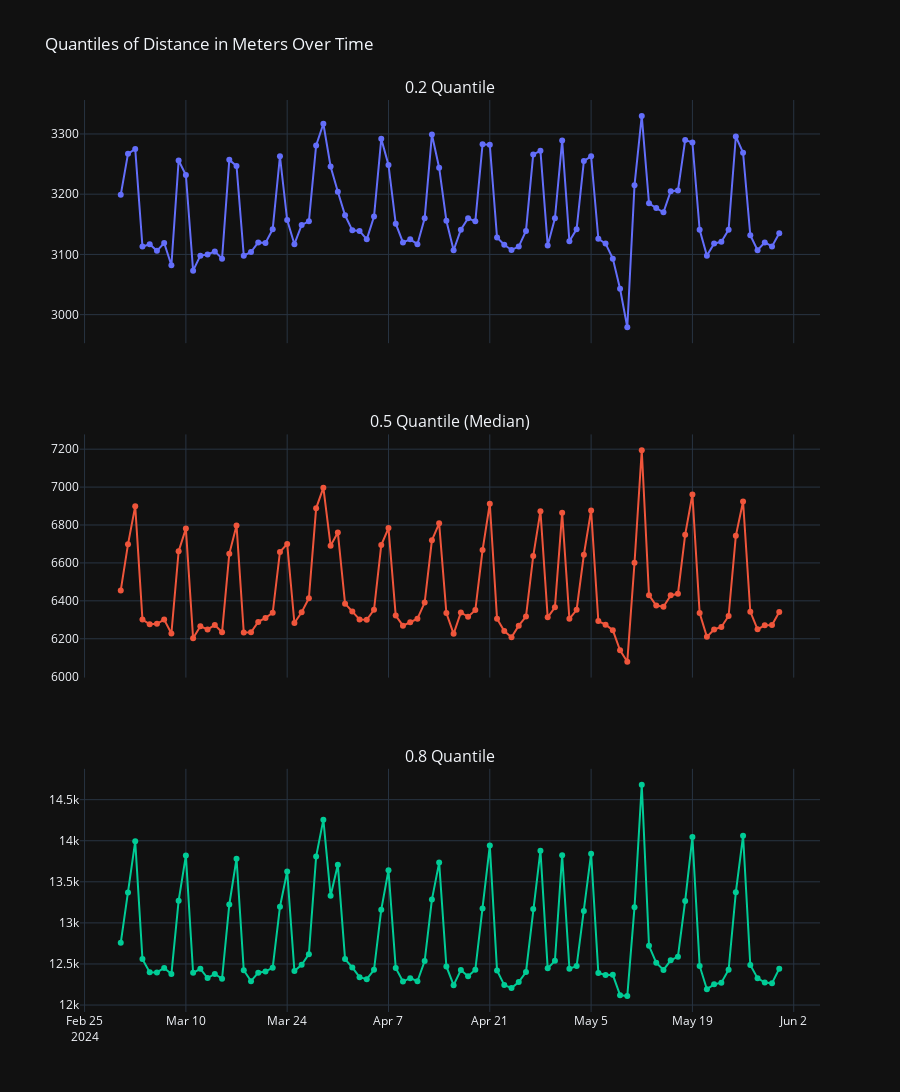

Here is the notebook cell this chart was saved with:
### Code cell
def q20(x):
    return x.quantile(0.2)
def q50(x):
    return x.quantile(0.5)
def q80(x):
    return x.quantile(0.8)

quantile_df = df_rides.groupby(['created_date_order_part']).agg(distance_in_meters_q02=('distance_in_meters', q20),
                                                                distance_in_meters_q05=('distance_in_meters', q50), 
                                                                distance_in_meters_q08=('distance_in_meters', q80)).reset_index()

quantile_df['created_date_order_part'] = pd.to_datetime(quantile_df['created_date_order_part'])
quantile_df['day_of_week'] = quantile_df['created_date_order_part'].dt.day_name()
quantile_df['created_date_order_part'] = quantile_df['created_date_order_part'].dt.date

fig = make_subplots(rows=3, cols=1, shared_xaxes=True, vertical_spacing=0.1,
                    subplot_titles=("0.2 Quantile", "0.5 Quantile (Median)", "0.8 Quantile"))

fig.add_trace(
    go.Scatter(x=quantile_df['created_date_order_part'], 
               y=quantile_df['distance_in_meters_q02'], 
               mode='lines+markers',
               name='0.2 Quantile',
               customdata=quantile_df[['created_date_order_part', 'distance_in_meters_q02', 'day_of_week']],
               hovertemplate='Date: %{customdata[0]}<br>Day of the week: %{customdata[2]}<br>Distance: %{customdata[1]} meters<extra></extra>'),
    row=1, col=1
)

fig.add_trace(
    go.Scatter(x=quantile_df['created_date_order_part'], 
               y=quantile_df['distance_in_meters_q05'], 
               mode='lines+markers',
               name='0.5 Quantile (Median)',
               customdata=quantile_df[['created_date_order_part', 'distance_in_meters_q05', 'day_of_week']],
               hovertemplate='Date: %{customdata[0]}<br>Day of the week: %{customdata[2]}<br>Distance: %{customdata[1]} meters<extra></extra>'),
    row=2, col=1
)

fig.add_trace(
    go.Scatter(x=quantile_df['created_date_order_part'], 
               y=quantile_df['distance_in_meters_q08'], 
               mode='lines+markers',
               name='0.8 Quantile',
               customdata=quantile_df[['created_date_order_part', 'distance_in_meters_q08', 'day_of_week']],
               hovertemplate='Date: %{customdata[0]}<br>Day of the week: %{customdata[2]}<br>Distance: %{customdata[1]} meters<extra></extra>'),
    row=3, col=1
)

fig.update_layout(height=1200, width=900, title_text="Quantiles of Distance in Meters Over Time", hoversubplots="axis", hovermode="x", showlegend=False)
fig.show()
fig.write_image(path+"/images/fig5.svg")

### Figure 1 — Plotly figure (JSON) as saved in the notebook; plotly's stock layout.template omitted (floating-point values rounded to 4 significant figures; data arrays with more than 128 entries replaced by an {"elided": "..."} marker saying what was removed)
{"data": [{"customdata": {"elided": "92x3 mixed values"}, "hovertemplate": "Date: %{customdata[0]}<br>Day of the week: %{customdata[2]}<br>Distance: %{customdata[1]} meters<extra></extra>", "mode": "lines+markers", "name": "0.2 Quantile", "x": ["2024-03-01", "2024-03-02", "2024-03-03", "2024-03-04", "2024-03-05", "2024-03-06", "2024-03-07", "2024-03-08", "2024-03-09", "2024-03-10", "2024-03-11", "2024-03-12", "2024-03-13", "2024-03-14", "2024-03-15", "2024-03-16", "2024-03-17", "2024-03-18", "2024-03-19", "2024-03-20", "2024-03-21", "2024-03-22", "2024-03-23", "2024-03-24", "2024-03-25", "2024-03-26", "2024-03-27", "2024-03-28", "2024-03-29", "2024-03-30", "2024-03-31", "2024-04-01", "2024-04-02", "2024-04-03", "2024-04-04", "2024-04-05", "2024-04-06", "2024-04-07", "2024-04-08", "2024-04-09", "2024-04-10", "2024-04-11", "2024-04-12", "2024-04-13", "2024-04-14", "2024-04-15", "2024-04-16", "2024-04-17", "2024-04-18", "2024-04-19", "2024-04-20", "2024-04-21", "2024-04-22", "2024-04-23", "2024-04-24", "2024-04-25", "2024-04-26", "2024-04-27", "2024-04-28", "2024-04-29", "2024-04-30", "2024-05-01", "2024-05-02", "2024-05-03", "2024-05-04", "2024-05-05", "2024-05-06", "2024-05-07", "2024-05-08", "2024-05-09", "2024-05-10", "2024-05-11", "2024-05-12", "2024-05-13", "2024-05-14", "2024-05-15", "2024-05-16", "2024-05-17", "2024-05-18", "2024-05-19", "2024-05-20", "2024-05-21", "2024-05-22", "2024-05-23", "2024-05-24", "2024-05-25", "2024-05-26", "2024-05-27", "2024-05-28", "2024-05-29", "2024-05-30", "2024-05-31"], "y": [3199.0, 3267.0, 3275.0, 3113.0, 3117.0, 3106.0, 3119.0, 3082.0, 3256.0, 3232.0, 3073.0, 3098.0, 3100.0, 3105.0, 3093.0, 3257.0, 3247.0, 3098.0, 3104.0, 3120.0, 3119.0, 3142.0, 3263.0, 3157.0, 3117.0, 3149.0, 3155.0, 3281.0, 3317.0, 3246.0, 3204.0, 3165.0, 3140.0, 3139.0, 3125.0, 3163.0, 3292.0, 3249.0, 3151.0, 3120.0, 3125.0, 3117.0, 3160.0, 3299.0, 3244.0, 3156.0, 3107.0, 3141.0, 3160.0, 3155.0, 3283.0, 3282.0, 3128.0, 3116.0, 3107.0, 3113.0, 3139.0, 3266.0, 3272.0, 3115.0, 3160.0, 3289.0, 3122.0, 3142.0, 3255.0, 3263.0, 3126.0, 3118.0, 3093.0, 3043.0, 2979.0, 3215.0, 3330.0, 3185.0, 3177.0, 3170.0, 3205.0, 3206.0, 3290.0, 3286.0, 3141.0, 3098.0, 3118.0, 3121.0, 3141.0, 3296.0, 3269.0, 3132.0, 3107.0, 3120.0, 3113.0, 3135.0], "type": "scatter", "xaxis": "x", "yaxis": "y"}, {"customdata": {"elided": "92x3 mixed values"}, "hovertemplate": "Date: %{customdata[0]}<br>Day of the week: %{customdata[2]}<br>Distance: %{customdata[1]} meters<extra></extra>", "mode": "lines+markers", "name": "0.5 Quantile (Median)", "x": ["2024-03-01", "2024-03-02", "2024-03-03", "2024-03-04", "2024-03-05", "2024-03-06", "2024-03-07", "2024-03-08", "2024-03-09", "2024-03-10", "2024-03-11", "2024-03-12", "2024-03-13", "2024-03-14", "2024-03-15", "2024-03-16", "2024-03-17", "2024-03-18", "2024-03-19", "2024-03-20", "2024-03-21", "2024-03-22", "2024-03-23", "2024-03-24", "2024-03-25", "2024-03-26", "2024-03-27", "2024-03-28", "2024-03-29", "2024-03-30", "2024-03-31", "2024-04-01", "2024-04-02", "2024-04-03", "2024-04-04", "2024-04-05", "2024-04-06", "2024-04-07", "2024-04-08", "2024-04-09", "2024-04-10", "2024-04-11", "2024-04-12", "2024-04-13", "2024-04-14", "2024-04-15", "2024-04-16", "2024-04-17", "2024-04-18", "2024-04-19", "2024-04-20", "2024-04-21", "2024-04-22", "2024-04-23", "2024-04-24", "2024-04-25", "2024-04-26", "2024-04-27", "2024-04-28", "2024-04-29", "2024-04-30", "2024-05-01", "2024-05-02", "2024-05-03", "2024-05-04", "2024-05-05", "2024-05-06", "2024-05-07", "2024-05-08", "2024-05-09", "2024-05-10", "2024-05-11", "2024-05-12", "2024-05-13", "2024-05-14", "2024-05-15", "2024-05-16", "2024-05-17", "2024-05-18", "2024-05-19", "2024-05-20", "2024-05-21", "2024-05-22", "2024-05-23", "2024-05-24", "2024-05-25", "2024-05-26", "2024-05-27", "2024-05-28", "2024-05-29", "2024-05-30", "2024-05-31"], "y": [6455.0, 6698.0, 6900.0, 6301.0, 6276.0, 6279.0, 6301.0, 6228.0, 6662.0, 6781.0, 6203.0, 6266.0, 6249.0, 6272.0, 6234.0, 6648.0, 6798.0, 6233.0, 6234.0, 6289.0, 6310.0, 6337.0, 6658.0, 6700.0, 6283.0, 6340.0, 6414.0, 6888.0, 6997.0, 6691.0, 6760.0, 6385.0, 6344.0, 6301.0, 6300.0, 6353.0, 6694.0, 6784.0, 6322.0, 6269.0, 6287.0, 6306.0, 6391.0, 6719.0, 6809.0, 6336.0, 6226.0, 6339.0, 6316.0, 6351.0, 6668.0, 6912.0, 6306.0, 6241.0, 6208.0, 6269.0, 6317.0, 6636.0, 6873.0, 6313.0, 6366.0, 6864.0, 6305.0, 6353.0, 6643.0, 6877.0, 6293.0, 6274.0, 6245.0, 6139.0, 6079.0, 6601.0, 7194.0, 6430.0, 6375.0, 6369.0, 6429.0, 6437.0, 6749.0, 6961.0, 6336.0, 6210.0, 6249.0, 6262.0, 6320.0, 6743.0, 6924.0, 6343.0, 6250.0, 6271.0, 6272.0, 6341.0], "type": "scatter", "xaxis": "x2", "yaxis": "y2"}, {"customdata": {"elided": "92x3 mixed values"}, "hovertemplate": "Date: %{customdata[0]}<br>Day of the week: %{customdata[2]}<br>Distance: %{customdata[1]} meters<extra></extra>", "mode": "lines+markers", "name": "0.8 Quantile", "x": ["2024-03-01", "2024-03-02", "2024-03-03", "2024-03-04", "2024-03-05", "2024-03-06", "2024-03-07", "2024-03-08", "2024-03-09", "2024-03-10", "2024-03-11", "2024-03-12", "2024-03-13", "2024-03-14", "2024-03-15", "2024-03-16", "2024-03-17", "2024-03-18", "2024-03-19", "2024-03-20", "2024-03-21", "2024-03-22", "2024-03-23", "2024-03-24", "2024-03-25", "2024-03-26", "2024-03-27", "2024-03-28", "2024-03-29", "2024-03-30", "2024-03-31", "2024-04-01", "2024-04-02", "2024-04-03", "2024-04-04", "2024-04-05", "2024-04-06", "2024-04-07", "2024-04-08", "2024-04-09", "2024-04-10", "2024-04-11", "2024-04-12", "2024-04-13", "2024-04-14", "2024-04-15", "2024-04-16", "2024-04-17", "2024-04-18", "2024-04-19", "2024-04-20", "2024-04-21", "2024-04-22", "2024-04-23", "2024-04-24", "2024-04-25", "2024-04-26", "2024-04-27", "2024-04-28", "2024-04-29", "2024-04-30", "2024-05-01", "2024-05-02", "2024-05-03", "2024-05-04", "2024-05-05", "2024-05-06", "2024-05-07", "2024-05-08", "2024-05-09", "2024-05-10", "2024-05-11", "2024-05-12", "2024-05-13", "2024-05-14", "2024-05-15", "2024-05-16", "2024-05-17", "2024-05-18", "2024-05-19", "2024-05-20", "2024-05-21", "2024-05-22", "2024-05-23", "2024-05-24", "2024-05-25", "2024-05-26", "2024-05-27", "2024-05-28", "2024-05-29", "2024-05-30", "2024-05-31"], "y": [12760.0, 13370.0, 13990.0, 12560.0, 12400.0, 12400.0, 12450.0, 12380.0, 13270.0, 13820.0, 12390.0, 12440.0, 12330.0, 12380.0, 12320.0, 13220.0, 13780.0, 12420.0, 12290.0, 12390.0, 12410.0, 12460.0, 13200.0, 13630.0, 12410.0, 12490.0, 12620.0, 13810.0, 14260.0, 13330.0, 13710.0, 12560.0, 12460.0, 12340.0, 12320.0, 12430.0, 13160.0, 13640.0, 12450.0, 12290.0, 12330.0, 12290.0, 12540.0, 13280.0, 13730.0, 12470.0, 12240.0, 12430.0, 12350.0, 12430.0, 13170.0, 13940.0, 12420.0, 12240.0, 12210.0, 12280.0, 12400.0, 13170.0, 13880.0, 12450.0, 12540.0, 13820.0, 12440.0, 12470.0, 13140.0, 13840.0, 12390.0, 12370.0, 12370.0, 12120.0, 12110.0, 13190.0, 14680.0, 12720.0, 12520.0, 12430.0, 12540.0, 12590.0, 13270.0, 14040.0, 12480.0, 12190.0, 12250.0, 12270.0, 12430.0, 13370.0, 14060.0, 12490.0, 12330.0, 12270.0, 12260.0, 12440.0], "type": "scatter", "xaxis": "x3", "yaxis": "y3"}], "layout": {"xaxis": {"anchor": "y", "domain": [0.0, 1.0], "matches": "x3", "showticklabels": false}, "yaxis": {"anchor": "x", "domain": [0.7333, 1.0]}, "xaxis2": {"anchor": "y2", "domain": [0.0, 1.0], "matches": "x3", "showticklabels": false}, "yaxis2": {"anchor": "x2", "domain": [0.3667, 0.6333]}, "xaxis3": {"anchor": "y3", "domain": [0.0, 1.0]}, "yaxis3": {"anchor": "x3", "domain": [0.0, 0.2667]}, "annotations": [{"font": {"size": 16}, "showarrow": false, "text": "0.2 Quantile", "x": 0.5, "xanchor": "center", "xref": "paper", "y": 1.0, "yanchor": "bottom", "yref": "paper"}, {"font": {"size": 16}, "showarrow": false, "text": "0.5 Quantile (Median)", "x": 0.5, "xanchor": "center", "xref": "paper", "y": 0.6333, "yanchor": "bottom", "yref": "paper"}, {"font": {"size": 16}, "showarrow": false, "text": "0.8 Quantile", "x": 0.5, "xanchor": "center", "xref": "paper", "y": 0.2667, "yanchor": "bottom", "yref": "paper"}], "title": {"text": "Quantiles of Distance in Meters Over Time"}, "height": 1200, "width": 900, "hoversubplots": "axis", "hovermode": "x", "showlegend": false}}
